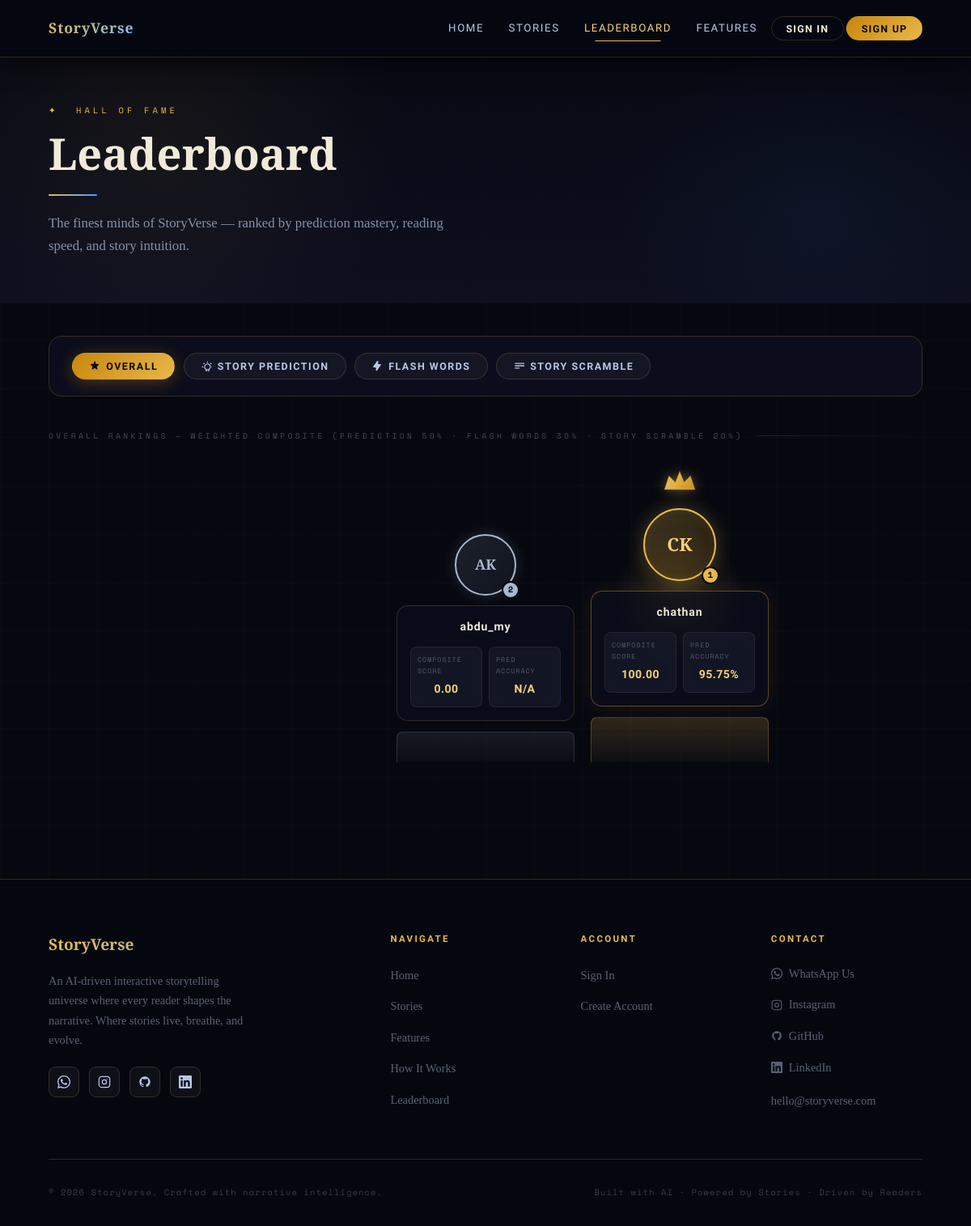
The page /leaderboard.php on the database its author committed.
### tables this page shows
CREATE TABLE `users` (
  `user_id` int(11) NOT NULL,
  `user_name` varchar(50) NOT NULL,
  `password` varchar(100) NOT NULL,
  `first_name` varchar(50) NOT NULL,
  `last_name` varchar(50) DEFAULT NULL,
  `email` varchar(100) NOT NULL,
  `profile_picture` varchar(255) DEFAULT NULL,
  `bio` text DEFAULT NULL,
  `website` varchar(255) DEFAULT NULL,
  `instagram` varchar(100) DEFAULT NULL,
  `user_type` enum('reader','author','admin') DEFAULT 'reader',
  `email_verified` tinyint(1) DEFAULT 0,
  `total_score` int(11) DEFAULT 0,
  `created_at` timestamp NOT NULL DEFAULT current_timestamp(),
  `last_active` timestamp NULL DEFAULT NULL,
  `total_bonus` decimal(10,2) DEFAULT 0.00,
  `follower_count` int(11) DEFAULT 0,
  `following_count` int(11) DEFAULT 0,
  `total_likes` int(11) DEFAULT 0,
  `total_stories` int(11) DEFAULT 0,
  `total_views` int(11) DEFAULT 0,
  `is_verified` tinyint(1) NOT NULL DEFAULT 0 COMMENT '0=unverified, 1=verified (admin override or OTP complete)'
);

### leaderboard.php (the view, shortened to what this page needs)
<?php
require_once 'db_connect.php';
$is_logged_in = isset($_SESSION['user_id']);
$user_id      = $is_logged_in ? (int)$_SESSION['user_id'] : null;
function getInitials($first, $last = '') {
    $i = strtoupper(substr($first, 0, 1));
    if ($last) $i .= strtoupper(substr($last, 0, 1));
    return htmlspecialchars($i);
}
$pred_rows = [];
try {
    $sql = "
        SELECT
            u.user_id,
            u.user_name,
            u.first_name,
            u.last_name,
            u.profile_picture,
            COUNT(p.prediction_id)                          AS total_predictions,
            ROUND(AVG(p.manual_accuracy), 2)                AS avg_accuracy,
            COALESCE(SUM(b.bonus_amount), 0)                AS total_bonus,
            COALESCE(lk.total_likes, 0)                     AS total_likes
        FROM users u
        JOIN predictions p ON p.user_id = u.user_id
            AND p.manual_accuracy IS NOT NULL
        LEFT JOIN bonus b ON b.user_id = u.user_id
        LEFT JOIN (
            SELECT pr.user_id, COUNT(l.like_id) AS total_likes
            FROM likes l
            JOIN predictions pr ON pr.prediction_id = l.prediction_id
            GROUP BY pr.user_id
        ) lk ON lk.user_id = u.user_id
        GROUP BY u.user_id
        ORDER BY avg_accuracy DESC, total_bonus DESC, total_likes DESC
    ";
    $stmt = $pdo->query($sql);
    $pred_rows = $stmt->fetchAll(PDO::FETCH_ASSOC);
} catch (PDOException $e) { error_log($e->getMessage()); }
$flash_rows = [];
try {
    $sql = "
        SELECT
            u.user_id,
            u.user_name,
            u.first_name,
            u.last_name,
            u.profile_picture,
            SUM(ap.score)           AS total_score,
            MAX(ap.best_wpm)        AS best_wpm,
            SUM(ap.total_correct)   AS total_correct,
            SUM(ap.total_attempts)  AS total_attempts
        FROM users u
        JOIN arena_progress ap ON ap.user_id = u.user_id
        GROUP BY u.user_id
        ORDER BY total_score DESC, best_wpm DESC
    ";
    $stmt = $pdo->query($sql);
    $flash_rows = $stmt->fetchAll(PDO::FETCH_ASSOC);
} catch (PDOException $e) { error_log($e->getMessage()); }
$scramble_rows = [];
try {
    $sql = "
        SELECT
            u.user_id,
            u.user_name,
            u.first_name,
            u.last_name,
            u.profile_picture,
            SUM(gs.score)           AS total_score,
            SUM(gs.correct_pairs)   AS total_correct_pairs,
            COUNT(gs.id)            AS games_played
        FROM users u
        JOIN game_scores gs ON gs.user_id = u.user_id
        GROUP BY u.user_id
        ORDER BY total_score DESC, total_correct_pairs DESC
    ";
    $stmt = $pdo->query($sql);
    $scramble_rows = $stmt->fetchAll(PDO::FETCH_ASSOC);
} catch (PDOException $e) { error_log($e->getMessage()); }
$overall_rows = [];
try {
    $max_pred_acc  = 0; $max_flash_score = 0; $max_scram_score = 0;
    if (!empty($pred_rows))    $max_pred_acc    = max(array_column($pred_rows,    'avg_accuracy'));
    if (!empty($flash_rows))   $max_flash_score = max(array_column($flash_rows,   'total_score'));
    if (!empty($scramble_rows)) $max_scram_score = max(array_column($scramble_rows,'total_score'));
    $pred_map    = []; foreach ($pred_rows    as $r) $pred_map[$r['user_id']]    = $r;
    $flash_map   = []; foreach ($flash_rows   as $r) $flash_map[$r['user_id']]   = $r;
    $scramble_map= []; foreach ($scramble_rows as $r) $scramble_map[$r['user_id']]= $r;
    $all_uids = array_unique(array_merge(
        array_column($pred_rows,    'user_id'),
        array_column($flash_rows,   'user_id'),
        array_column($scramble_rows,'user_id')
    ));
    if (!empty($all_uids)) {
        $in = implode(',', array_map('intval', $all_uids));
        $stmt = $pdo->query("SELECT user_id,user_name,first_name,last_name,profile_picture FROM users WHERE user_id IN ($in)");
        $user_info = [];
        foreach ($stmt->fetchAll(PDO::FETCH_ASSOC) as $u) $user_info[$u['user_id']] = $u;
        foreach ($all_uids as $uid) {
            $u = $user_info[$uid];
            $norm_pred  = ($max_pred_acc    > 0 && isset($pred_map[$uid]))    ? ($pred_map[$uid]['avg_accuracy']    / $max_pred_acc    * 100) : 0;
            $norm_flash = ($max_flash_score > 0 && isset($flash_map[$uid]))   ? ($flash_map[$uid]['total_score']    / $max_flash_score * 100) : 0;
            $norm_scram = ($max_scram_score > 0 && isset($scramble_map[$uid]))?($scramble_map[$uid]['total_score'] / $max_scram_score * 100) : 0;
            $composite = round($norm_pred * 0.50 + $norm_flash * 0.30 + $norm_scram * 0.20, 2);
            $overall_rows[] = [
                'user_id'        => $uid,
                'user_name'      => $u['user_name'],
                'first_name'     => $u['first_name'],
                'last_name'      => $u['last_name'],
                'profile_picture'=> $u['profile_picture'],
                'composite'      => $composite,
                'pred_acc'       => isset($pred_map[$uid])     ? round($pred_map[$uid]['avg_accuracy'], 2)      : null,
                'flash_score'    => isset($flash_map[$uid])    ? $flash_map[$uid]['total_score']                : null,
                'scram_score'    => isset($scramble_map[$uid]) ? $scramble_map[$uid]['total_score']             : null,
            ];
        }
        usort($overall_rows, fn($a,$b) => $b['composite'] <=> $a['composite']);
    }
} catch (PDOException $e) { error_log($e->getMessage()); }
$my_pred = $my_flash = $my_scramble = $my_overall = null;
function renderLeaderboard($rows, $tab, $user_id, $my_stats) {
    global $is_logged_in;
    $top3  = array_slice($rows, 0, 3);
    $podium_order = [];
    if (count($top3) >= 2) $podium_order = [
        isset($top3[1]) ? $top3[1] : null,
        $top3[0],
        isset($top3[2]) ? $top3[2] : null,
    ];
    elseif (count($top3) === 1) $podium_order = [null, $top3[0], null];
    $label1 = $label2 = '';
    if ($tab === 'pred') {
        $label1='Avg Accuracy'; $label2='Bonus Earned';
    } elseif ($tab === 'flash') {
        $label1='Best WPM'; $label2='Total Score';
    } elseif ($tab === 'scramble') {
        $label1='Correct Pairs'; $label2='Total Score';
    } elseif ($tab === 'overall') {
        $label1='Composite Score'; $label2='Pred Accuracy';
    }
    $podium_heights = ['second', 'first', 'third'];
    $podium_ranks   = [2, 1, 3];
    ?>
    <div class="podium-wrap">
      <?php foreach ($podium_order as $pi => $person):
        if (!$person) { echo '<div class="podium-slot podium-empty"></div>'; continue; }
        $rank      = $podium_ranks[$pi];
        $is_you    = $is_logged_in && ($person['user_id'] == $user_id);
        $fname     = $person['first_name'] ?? '';
        $lname     = $person['last_name']  ?? '';
        $initials  = getInitials($fname, $lname);
        $uname     = htmlspecialchars($person['user_name']);
        $has_pic   = !empty($person['profile_picture']);
        if ($tab === 'pred') {
            $sub1 = number_format((float)($person['avg_accuracy'] ?? 0), 2) . '%';
            $sub2 = number_format((float)($person['total_bonus']  ?? 0), 2);
        } elseif ($tab === 'flash') {
            $sub1 = ($person['best_wpm']    ?? 0) . ' WPM';
            $sub2 = number_format($person['total_score'] ?? 0);
        } elseif ($tab === 'scramble') {
            $sub1 = number_format($person['total_correct_pairs'] ?? 0);
            $sub2 = number_format($person['total_score'] ?? 0);
        } elseif ($tab === 'overall') {
            $sub1 = number_format((float)($person['composite'] ?? 0), 2);
            $sub2 = ($person['pred_acc'] !== null ? number_format((float)$person['pred_acc'], 2) . '%' : 'N/A');
        }
      ?>
      <div class="podium-slot podium-<?php echo $podium_heights[$pi]; ?> <?php echo $is_you ? 'podium-you' : ''; ?>">
        <?php if ($rank === 1): ?>
          <div class="podium-crown">
          </div>
        <?php endif; ?>
        <div class="podium-avatar-wrap rank-<?php echo $rank; ?>">
          <?php if ($has_pic): ?>
            <img src="<?php echo htmlspecialchars($person['profile_picture']); ?>"
                 alt="<?php echo $uname; ?>" class="podium-avatar-img"/>
          <?php else: ?>
            <div class="podium-avatar-initials rank-<?php echo $rank; ?>"><?php echo $initials; ?></div>
          <?php endif; ?>
          <div class="podium-rank-badge rank-<?php echo $rank; ?>"><?php echo $rank; ?></div>
        </div>
        <div class="podium-info">
          <span class="podium-username"><?php echo $uname; ?><?php if ($is_you): ?> <span class="you-badge">You</span><?php endif; ?></span>
          <div class="podium-subcards">
            <div class="podium-subcard">
              <span class="subcard-label"><?php echo $label1; ?></span>
              <span class="subcard-value"><?php echo $sub1; ?></span>
            </div>
            <div class="podium-subcard">
              <span class="subcard-label"><?php echo $label2; ?></span>
              <span class="subcard-value"><?php echo $sub2; ?></span>
            </div>
          </div>
        </div>
        <div class="podium-base rank-<?php echo $rank; ?>"></div>
      </div>
      <?php endforeach; ?>
    </div>
    <?php
}
?>
<!DOCTYPE html>
<html lang="en">
<head>
<link rel="stylesheet" href="https://unpkg.com/aos@2.3.4/dist/aos.css"/>
</head>
<body>
<nav id="navbar">
  <a href="index.php" class="nav-logo">StoryVerse</a>
  <ul class="nav-links" id="navLinks">
    <li><a href="index.php">Home</a></li>
    <li><a href="stories.php">Stories</a></li>
    <?php if ($is_logged_in): ?>
      <li><a href="game_arena.php">Game Arena</a></li>
      <li><a href="leaderboard.php" class="active-nav">Leaderboard</a></li>
      <li><a href="index.php#features">Features</a></li>
      <li><a href="logout.php" class="nav-btn">Log out</a></li>
    <?php else: ?>
      <li><a href="leaderboard.php" class="active-nav">Leaderboard</a></li>
      <li><a href="index.php#features">Features</a></li>
      <li><a href="signin.php" class="nav-btn">Sign In</a></li>
      <li><a href="signup.php" class="nav-btn nav-btn-primary">Sign Up</a></li>
    <?php endif; ?>
  </ul>
</nav>
<div class="page-hero">
  <div class="page-hero-inner" data-aos="fade-right" data-aos-duration="700">
    <span class="page-eyebrow">&#10022; &nbsp;Hall of Fame</span>
    <h1 class="page-title">Leaderboard</h1>
    <div class="page-divider"></div>
    <p class="page-sub">The finest minds of StoryVerse — ranked by prediction mastery, reading speed, and story intuition.</p>
  </div>
</div>
<main>
  <div class="lb-tabs-wrap" data-aos="fade-up" data-aos-duration="600">
    <div class="lb-tabs">
      <button class="lb-tab active" data-tab="overall" onclick="switchTab('overall')">
        <span class="lb-tab-icon">
        </span>
        Overall
      </button>
      <button class="lb-tab" data-tab="pred" onclick="switchTab('pred')">
        <span class="lb-tab-icon">
        </span>
        Story Prediction
      </button>
      <button class="lb-tab" data-tab="flash" onclick="switchTab('flash')">
        <span class="lb-tab-icon">
          <svg viewBox="0 0 20 20" fill="currentColor">
            <path fill-rule="evenodd" d="M11.3 1.046A1 1 0 0112 2v5h4a1 1 0 01.82 1.573l-7 10A1 1 0 018 18v-5H4a1 1 0 01-.82-1.573l7-10a1 1 0 011.12-.38z" clip-rule="evenodd"/>
          </svg>
        </span>
        Flash Words
      </button>
      <button class="lb-tab" data-tab="scramble" onclick="switchTab('scramble')">
        <span class="lb-tab-icon">
          <svg viewBox="0 0 20 20" fill="none" stroke="currentColor" stroke-width="1.8">
            <path stroke-linecap="round" stroke-linejoin="round" d="M4 6h16M4 10h16M4 14h7"/>
          </svg>
        </span>
        Story Scramble
      </button>
    </div>
  </div>
  <div class="lb-panel active" id="panel-overall" data-aos="fade-up" data-aos-duration="700" data-aos-delay="100">
    <p class="section-label">Overall Rankings — Weighted Composite (Prediction 50% · Flash Words 30% · Story Scramble 20%)</p>
    <?php renderLeaderboard($overall_rows, 'overall', $user_id, $my_overall); ?>
  </div>
</main>
<footer>
  <div class="footer-top">
    <div class="footer-brand">
      <a href="index.php" class="footer-logo">StoryVerse</a>
      <p>An AI-driven interactive storytelling universe where every reader shapes the narrative. Where stories live, breathe, and evolve.</p>
      <div class="social-links">
        <a href="https://wa.me/yournumber" class="social-btn" title="WhatsApp" target="_blank" rel="noopener">
        </a>
        <a href="https://instagram.com/yourhandle" class="social-btn" title="Instagram" target="_blank" rel="noopener">
          <svg viewBox="0 0 24 24" fill="none" stroke="currentColor" stroke-width="1.8"><rect x="2" y="2" width="20" height="20" rx="5" ry="5"/><circle cx="12" cy="12" r="4"/><circle cx="17.5" cy="6.5" r=".8" fill="currentColor" stroke="none"/></svg>
        </a>
        <a href="https://github.com/yourrepo" class="social-btn" title="GitHub" target="_blank" rel="noopener">
        </a>
        <a href="https://linkedin.com/in/yourprofile" class="social-btn" title="LinkedIn" target="_blank" rel="noopener">
        </a>
      </div>
    </div>
    <div class="footer-col">
      <h5>Navigate</h5>
      <ul>
        <li><a href="index.php">Home</a></li>
        <li><a href="stories.php">Stories</a></li>
        <li><a href="index.php#features">Features</a></li>
        <li><a href="index.php#how-it-works">How It Works</a></li>
        <li><a href="leaderboard.php">Leaderboard</a></li>
      </ul>
    </div>
    <div class="footer-col">
      <h5>Account</h5>
      <ul>
        <?php if ($is_logged_in): ?>
          <li><a href="profile.php">My Profile</a></li>
          <li><a href="stories.php?status=my_predictions">My Predictions</a></li>
          <li><a href="game_arena.php">Game Arena</a></li>
          <li><a href="logout.php">Log Out</a></li>
        <?php else: ?>
          <li><a href="signin.php">Sign In</a></li>
          <li><a href="signup.php">Create Account</a></li>
        <?php endif; ?>
      </ul>
    </div>
    <div class="footer-col">
      <h5>Contact</h5>
      <ul>
        <li>
          <a href="https://wa.me/yournumber" target="_blank" rel="noopener">
            WhatsApp Us
          </a>
        </li>
        <li>
          <a href="https://instagram.com/yourhandle" target="_blank" rel="noopener">
            <svg viewBox="0 0 24 24" fill="none" stroke="currentColor" stroke-width="1.8"><rect x="2" y="2" width="20" height="20" rx="5" ry="5"/><circle cx="12" cy="12" r="4"/><circle cx="17.5" cy="6.5" r=".8" fill="currentColor" stroke="none"/></svg>
            Instagram
          </a>
        </li>
        <li>
          <a href="https://github.com/yourrepo" target="_blank" rel="noopener">
            GitHub
          </a>
        </li>
        <li>
          <a href="https://linkedin.com/in/yourprofile" target="_blank" rel="noopener">
            LinkedIn
          </a>
        </li>
        <li><a href="mailto:hello@storyverse.com">hello@storyverse.com</a></li>
      </ul>
    </div>
  </div>
  <div class="footer-bottom">
    <p>&copy; <?php echo date('Y'); ?> StoryVerse. Crafted with narrative intelligence.</p>
    <p>Built with AI &middot; Powered by Stories &middot; Driven by Readers</p>
  </div>
</footer>
</body>
</html>

### rows shown on the page
users: initials "AK", rank "2", user_name "abdu_my", label1 "COMPOSITE SCORE", sub1 "0.00", label2 "PRED ACCURACY", sub2 "N/A"
users: initials "CK", rank "1", user_name "chathan", label1 "COMPOSITE SCORE", sub1 "100.00", label2 "PRED ACCURACY", sub2 "95.75%"
